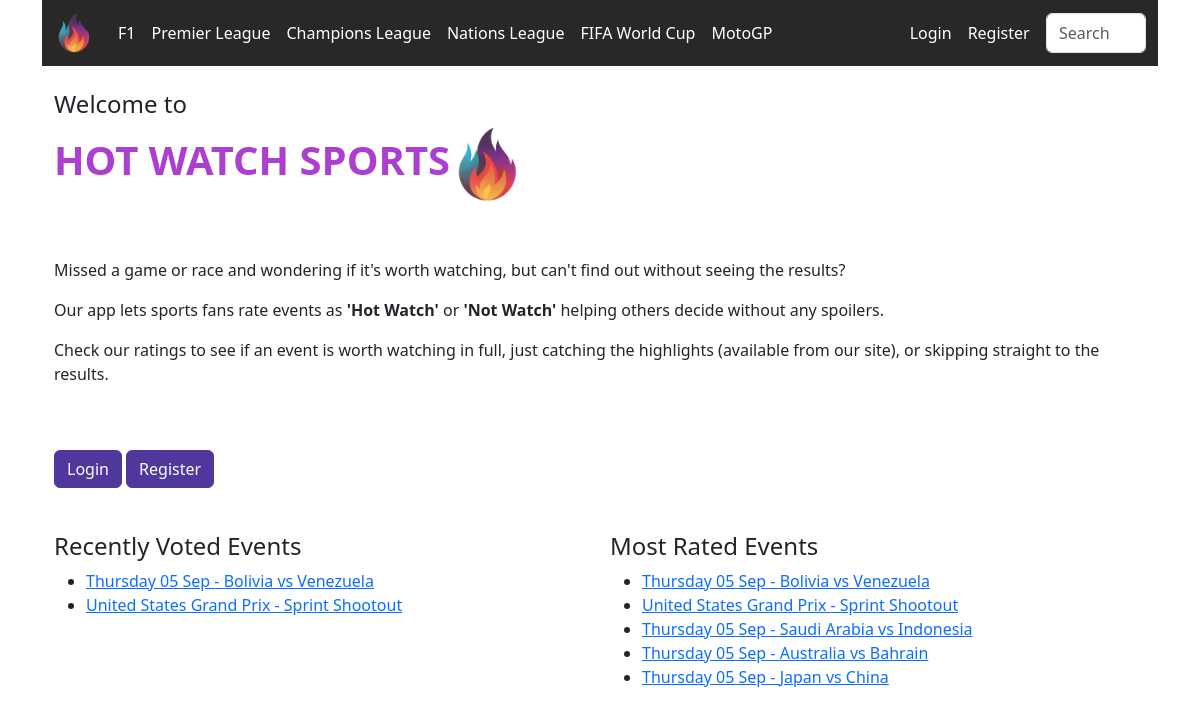
The page / on the database its author committed.
### core/models.py (models this page shows, shortened)
class Event(models.Model):
    event_list = models.ForeignKey(Competition, on_delete=models.CASCADE, related_name='events')
    event_type = models.CharField(max_length=50)  # e.g., 'race', 'qualifying', 'sprint', 'sprint shootout', 'match'.
    date_time = models.DateTimeField()
    idEvent = models.CharField(max_length=255, default="")
    video_id = models.CharField(max_length=255, null=True, default="")
    is_finished = models.BooleanField(default=False)

class Competition(models.Model):
    league = models.CharField(max_length=255, default="")
    name = models.CharField(max_length=255)
    date = models.DateField()

### home/views.py (the view)
# urls.py: path('', views.HomeView.as_view(), name='home'),
class HomeView(View):
    def get(self, request):
        print(request.get_host())
        host = request.get_host()
        islocal = host.find('localhost') >= 0 or host.find('127.0.0.1') >= 0
        context = {
            'installed': settings.INSTALLED_APPS,
            'islocal': islocal
        }
        recent_ratings = Rating.objects.all().order_by('-id')[:5]
        recent_voted_events = []
        for rating in recent_ratings:
            if rating.event not in recent_voted_events:
                recent_voted_events.append(rating.event)
        most_rated_events = Event.objects.annotate(
            total_votes=ExpressionWrapper(
                models.F('rating__five_stars') + models.F('rating__four_stars') + models.F('rating__three_stars') + models.F('rating__two_stars') + models.F('rating__one_star'),
                output_field=models.IntegerField()
            )
        ).order_by('-total_votes')[:5]
        context = {
            'recent_voted_events': recent_voted_events,
            'most_rated_events': most_rated_events,
        }
        return render(request, 'home/main.html', context)

### home/templates/home/main.html (shortened to what this page needs)
{% extends 'base_menu.html' %}
{% block content %}
<div class="container">
    <br>
    {% include 'core/welcome.html' %}
    {% if user.is_authenticated %}
    {% else %}
        <nav>
            <a href="{% url 'accounts:login' %}" class="btn btn-primary text-white">Login</a>
            <a href="{% url 'accounts:register' %}" class="btn btn-primary text-white">Register</a>
        </nav>
        <br>
    {% endif %}
    <div class="events-container">
        <div class="events-list-left">
            <h4>Recently Voted Events</h4>
            <ul>
                {% for event in recent_voted_events %}
                    <li>
                        <a href="{% url 'core:event' event.id %}"> {{ event.event_list.name }} - {{ event.event_type }}</a>
                    </li>
                {% endfor %}
            </ul>
        </div>
        <div class="events-list-right">
            <h4>Most Rated Events</h4>
            <ul>
                {% for event in most_rated_events %}
                    <li>
                        <a href="{% url 'core:event' event.id %}"> {{ event.event_list.name }} - {{ event.event_type }}</a>
                    </li>
                {% endfor %}
            </ul>
        </div>
    </div>
</div>
{% endblock%}

### home/templates/base_menu.html (shortened to what this page needs)
{% extends "base_bootstrap.html" %}
{% load static %}
{% block navbar %}
<nav class="navbar navbar-expand-lg navbar-dark bg-dark">
    <div class="container-fluid">
        <a class="navbar-brand" href="{% url 'home' %}">
          <img src="{% static 'img/android-chrome-192x192.png' %}" alt="HOT WATCH SPORTS">
        </a>
        <div class="collapse navbar-collapse" id="navbarNav">
            <ul class="navbar-nav">
                <li class="nav-item {% if request.get_full_path == f1 %}active{% endif %}">
                    <a class="nav-link" href="{% url 'core:competition_schedule' league='Formula 1' %}">F1</a>
                </li>
                <li class="nav-item {% if request.get_full_path == premier %}active{% endif %}">
                    <a class="nav-link" href="{% url 'core:competition_schedule' league='English Premier League' %}">Premier League</a>
                </li>
                <li class="nav-item {% if request.get_full_path == champions %}active{% endif %}">
                    <a class="nav-link" href="{% url 'core:competition_schedule' league='UEFA Champions League' %}">Champions League</a>
                </li>
                <li class="nav-item {% if request.get_full_path == nations %}active{% endif %}">
                    <a class="nav-link" href="{% url 'core:competition_schedule' league='UEFA Nations League' %}">Nations League</a>
                </li>
                <li class="nav-item {% if request.get_full_path == worldcup %}active{% endif %}">
                    <a class="nav-link" href="{% url 'core:competition_schedule' league='FIFA World Cup' %}">FIFA World Cup</a>
                </li>
                <li class="nav-item {% if request.get_full_path == motogp %}active{% endif %}">
                    <a class="nav-link" href="{% url 'core:competition_schedule' league='MotoGP' %}">MotoGP</a>
                </li>
            </ul>
            <ul class="navbar-nav ms-auto">
                {% if user.is_authenticated %}
                    <li class="nav-item">
                        <a class="nav-link" href="#">Hi {{ user.username }}</a>
                    </li>
                    <li class="nav-item">
                        <a class="nav-link" href="{% url 'accounts:logout' %}?next={{ request.path }}">Logout</a>
                    </li>
                {% else %}
                    <li class="nav-item">
                        <a class="nav-link" href="{% url 'accounts:login' %}?next={{ request.path }}">Login</a>
                    </li>
                    <li class="nav-item">
                        <a class="nav-link" href="{% url 'accounts:register' %}?next={{ request.path }}">Register</a>
                    </li>
                {% endif %}
                {% include 'core/search.html' %}
            </ul>
        </div>
    </div>
</nav>
{% endblock %}

### home/templates/base_bootstrap.html (shortened to what this page needs)
{% load static %}
<!DOCTYPE html>
<html lang="en">
<head>
    <link rel="stylesheet" href="https://cdnjs.cloudflare.com/ajax/libs/bootstrap/5.3.0/css/bootstrap.min.css">
    <link rel="stylesheet" href="https://code.jquery.com/ui/1.12.1/themes/ui-lightness/jquery-ui.css">
    <link rel="stylesheet" href="https://cdnjs.cloudflare.com/ajax/libs/font-awesome/5.15.4/css/all.min.css">
    <link rel="stylesheet" href="{% static 'css/main.css' %}">
</head>
<body>
<div class="container">
    {% block navbar %} {% endblock %}
    {% block content %} {% endblock %}
</div>
</body>
</html>

### core/templates/core/search.html
<br>
<form method="get" action="{% url 'core:search' %}" class="d-inline-flex">
    <input type="text" name="q" placeholder="Search" class="form-control search-input">
</form>

### core/templates/core/welcome.html
{% load static %}
<h4>Welcome to</h4>
<h1 style="font-weight: bold; color: var(--light-purple);">HOT WATCH SPORTS<img src="{% static 'img/android-chrome-192x192.png' %}" style="width: 75px;"></h1>
    <br>
    <br>
    <p>Missed a game or race and wondering if it's worth watching, but can't find out without seeing the results?</p>
    <p>Our app lets sports fans rate events as <strong>'Hot Watch'</strong> or <strong>'Not Watch'</strong> helping others decide without any spoilers.</p>
    <p>Check our ratings to see if an event is worth watching in full, just catching the highlights (available from our site), or skipping straight to the results.</p>
    <br>
    <br>

### static/css/main.css (style rules this page uses)
:root { --dark-purple: #4f379c ; --light-purple: #ac3fd0; --five-star-pink: #ee35b9; --four-star-burnt: #f37484; --three-star-orange: #f6933f; --two-star-ocean: #95d0bb; --one-star-ice: #24e4e7; --bright-white: #ffffff; --light-orange: #ffedc3; --light-grey: #d9d9d9; --dark-grey: #282828; }
body { overflow-y: scroll; }
.btn-primary { background-color: var(--dark-purple); border-color: var(--dark-purple); }
.navbar-brand img { width: 40px; }
.navbar-dark { background-color: var(--dark-grey) !important; }
.navbar-dark .nav-link { color: var(--bright-white); }
.search-input { width: 100px; }
.events-container { display: flex; justify-content: space-between; gap: 20px; margin-top: 20px; }
.events-list-left, .events-list-right { flex: 1; min-width: 300px; }

### rows shown on the page
Event: event_list.name "Thursday 05 Sep", event_type "Bolivia vs Venezuela"
Event: event_list.name "United States Grand Prix", event_type "Sprint Shootout"
Event: event_list.name "Thursday 05 Sep", event_type "Saudi Arabia vs Indonesia"
Event: event_list.name "Thursday 05 Sep", event_type "Australia vs Bahrain"
Event: event_list.name "Thursday 05 Sep", event_type "Japan vs China"
